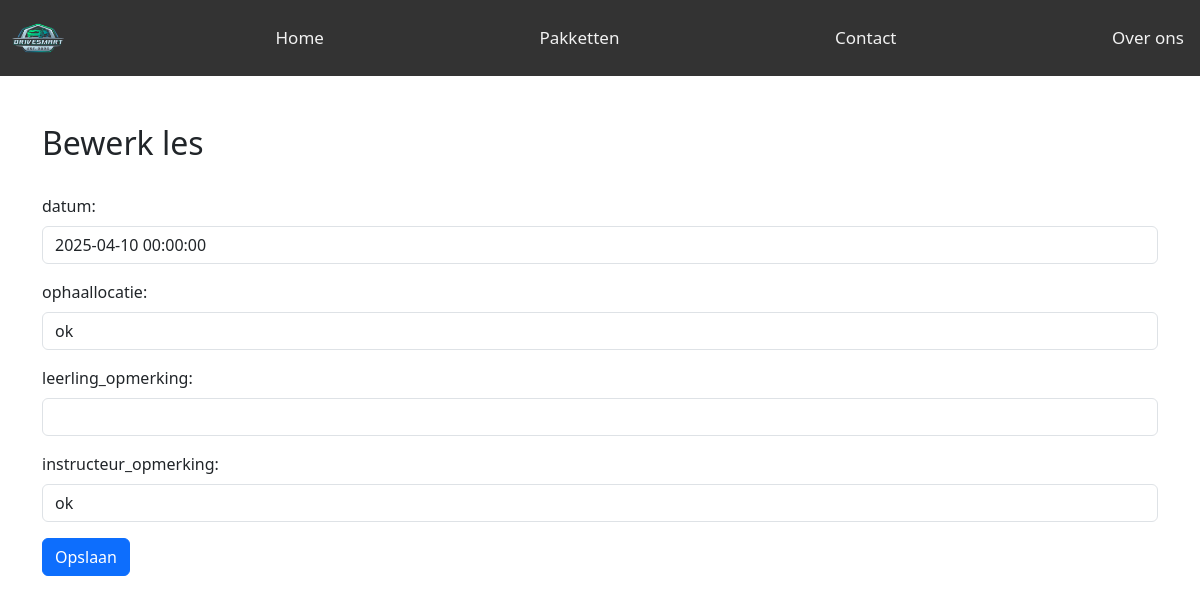
/leerling_opmerking.php?les_id=4, run on the app's committed database.
### tables this page shows
CREATE TABLE `les` (
  `les_id` int(11) NOT NULL,
  `leerling_id` int(11) DEFAULT NULL,
  `instructeur_id` int(11) DEFAULT NULL,
  `pakket_id` int(11) DEFAULT NULL,
  `auto_id` int(11) DEFAULT NULL,
  `datum` datetime DEFAULT NULL,
  `ophaallocatie` varchar(255) DEFAULT NULL,
  `geannuleerd` tinyint(1) DEFAULT 0,
  `reden_annulering` text DEFAULT NULL,
  `leerling_opmerking` text DEFAULT NULL,
  `instructeur_opmerking` text DEFAULT NULL,
  `pakket` tinyint(1) DEFAULT 0,
  `starttijd` time NOT NULL,
  `eindtijd` time NOT NULL
);

### db.php (called while the page is built, shortened)
<?php
class DB{
    private $dbh;
    public function __construct($db = "drivesmart", $host ="localhost:3306", $user = "root", $pass = "")
    {
        try{
            $this->dbh = new PDO("mysql:host=$host;dbname=$db;", $user, $pass);
            $this->dbh->setAttribute(PDO::ATTR_ERRMODE, PDO::ERRMODE_EXCEPTION);
        } catch (PDOEXception $e) {
            die("Connection error: " . $e->getMessage());
        }
    }
    public function execute($sql, $params = []) {
            $this->stmt = $this->dbh->prepare($sql);
            $this->stmt->execute($params);
            return $this->stmt;
    }
}
$myDb = new DB("drivesmart");
?>

### les.php (called while the page is built, shortened)
<?php
include_once 'db.php';
class Les {
    private $dbh;
    public function __construct($dbh) {
        $this->dbh = $dbh;
    }
    public function getLesById($les_id) {
        $sql = "SELECT * FROM les WHERE les_id = ?";
        $stmt = $this->dbh->execute($sql, [$les_id]);
        return $stmt->fetch(PDO::FETCH_ASSOC);
    }
}
?>

### leerling_opmerking.php (the view, shortened to what this page needs)
<?php
include_once('les.php');
include_once('db.php');
include_once('navbar.php');
$les = new Les($myDb);
if (isset($_GET["les_id"])) {
    $les_id = $_GET["les_id"];
    $Les = $les->getLesById($les_id);
}
?>
<!DOCTYPE html>
<html lang="en">
<head>
    <link href="https://cdn.jsdelivr.net/npm/bootstrap@5.3.3/dist/css/bootstrap.min.css" rel="stylesheet">
</head>
<body>
    <div class="container"><br><br>
        <h2>Bewerk les</h2><br>
        <form method="POST">
            <div class="mb-3">
                <label class="form-label">datum:</label>
                <input type="text" class="form-control" name="merk" value="<?php echo $Les['datum']; ?>" required readonly>
            </div>
            <div class="mb-3">
                <label class="form-label">ophaallocatie:</label>
                <input type="text" class="form-control" name="ophaallocatie" value="<?php echo $Les['ophaallocatie']; ?>" required readonly>
            </div>
            <div class="mb-3">
                <label class="form-label">leerling_opmerking:</label>
                <input type="text" class="form-control"  name="leerling_opmerking" value="<?php echo $Les['leerling_opmerking']; ?>" required >
            </div>
            <div class="mb-3">
                <label class="form-label">instructeur_opmerking:</label>
                <input type="text" class="form-control" name="instructeur_opmerking" value="<?php echo $Les['instructeur_opmerking']; ?>" required readonly>
            </div>
            <button type="submit" class="btn btn-primary">Opslaan</button>
        </form>
    </div>
</body>
</html>

### style_navbar.css (style rules this page uses)
body { margin: 0; font-family: Arial, Helvetica, sans-serif; }

### data on the page
les: merk "2025-04-10 00:00:00", ophaallocatie "ok", instructeur_opmerking "ok"
